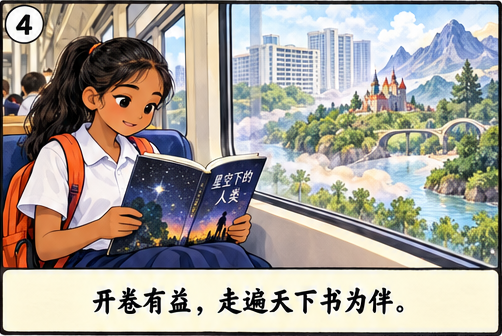
#> input picture du/textbook/1hcl/unit4/peiyang-hao-xiguan/assets/panel-04.png, 502 x 336 px, given in place of 培养好习惯-1.png, which was not available
$ python 96e08b35e65f35a3.py
#> lines starting #> are read from the running program, lines starting #| are printed output that depends on the picture; pictures that were not available may be replaced by others from this repository, and a replacement may not be noted
"""Verified textbook content, question map and lossless panel display copies."""
from pathlib import Path
import json, shutil
from PIL import Image
R=Path(__file__).resolve().parents[2]
D=R/'du/textbook/1hcl/unit4/peiyang-hao-xiguan'
U=R.parent/'upload'
for f in ['assets','downloads','slides']:(D/f).mkdir(parents=True,exist_ok=True)
rects=[]
for page,ys in enumerate([[(143,438),(447,783),(791,1135),(1142,1526)],[(143,438),(447,783),(791,1125),(1132,1524)],[(143,471),(479,793),(799,1102),(1108,1524)],[(143,463),(469,776),(782,1089),(1094,1520)]],1):
 src=U/f'培养好习惯-{page}.png';shutil.copy2(src,D/f'assets/comic{page}.png');im=Image.open(src)
#> further down, im is the input picture: PIL image 502x336 RGBA; mean R, G, B, A 165.2, 159.1, 151.4, 255
 for y0,y1 in ys:
  for x0,x1 in [(5,509),(518,1020)]:
   n=len(rects)+1;im.crop((x0,y0,x1,y1)).save(D/f'assets/panel-{n:02d}.png');rects.append([x0,y0,x1-x0,y1-y0])
#> this loop made 4 passes
#> pass 1, `n=len(rects)+1;im.crop((x0,y0,x1,y1)).save(D/f'assets/panel-{n:02d}.pn..`:
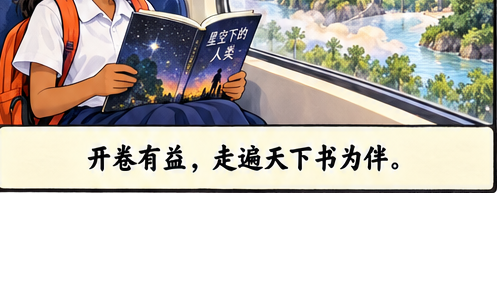
#> saved as panel-01.png: PIL image 504x295 RGBA; mean R, G, B, A 109.8, 104.4, 98, 164.5; transparent parts drawn white
#> after the loop, rects = [[5, 143, 504, 295], [518, 143, 502, 295], [5, 447, 504, 336], [518, 447, 502, 336], [5, 791, 504, 344], [518, 791, 502, 344], [5, 1142, 504, 384], [518, 1142, 502, 384]]
#> pass 2 of the loop `for page,ys in enumerate([[(143,438),(447,783),(791,1135),(1142,1526)]..`:
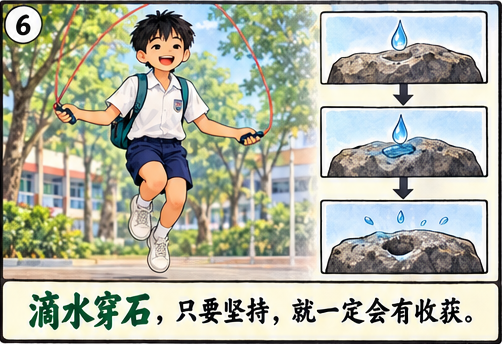
#> input picture du/textbook/1hcl/unit4/peiyang-hao-xiguan/assets/panel-06.png, 502 x 344 px, given in place of 培养好习惯-2.png, which was not available
#> im is the input picture: PIL image 502x344 RGBA; mean R, G, B, A 174.5, 177.5, 162.1, 255
#> the loop `for y0,y1 in ys:` made 4 passes
#> pass 1, `n=len(rects)+1;im.crop((x0,y0,x1,y1)).save(D/f'assets/panel-{n:02d}.pn..`:
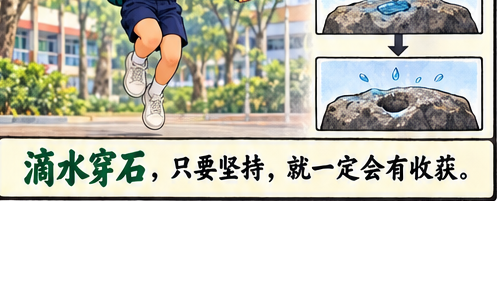
#> saved as panel-09.png: PIL image 504x295 RGBA; mean R, G, B, A 119.7, 119.5, 109.1, 171.3; transparent parts drawn white
#> after the loop `for y0,y1 in ys:`: rects = 16 items, first 6: [5, 143, 504, 295], [518, 143, 502, 295], [5, 447, 504, 336], [518, 447, 502, 336], [5, 791, 504, 344], [518, 791, 502, 344]
#> (the run stopped early here; a loop or call above may not have finished)
